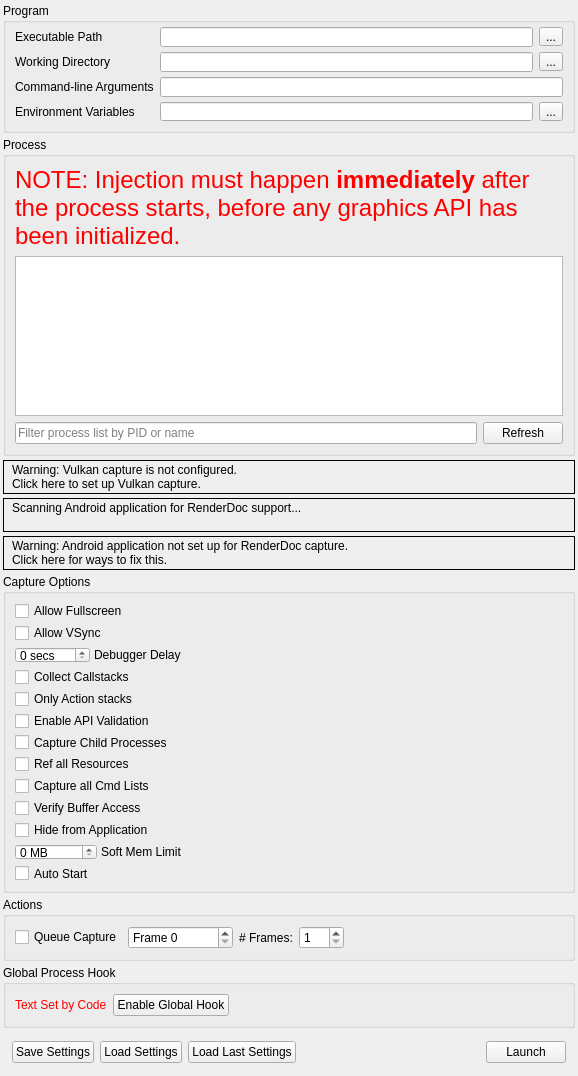
<?xml version="1.0" encoding="UTF-8"?>
<ui version="4.0">
 <class>CaptureDialog</class>
 <widget class="QFrame" name="CaptureDialog">
  <property name="geometry">
   <rect>
    <x>0</x>
    <y>0</y>
    <width>578</width>
    <height>1025</height>
   </rect>
  </property>
  <property name="windowTitle">
   <string>Launch Application</string>
  </property>
  <layout class="QVBoxLayout" name="verticalLayout">
   <property name="spacing">
    <number>4</number>
   </property>
   <property name="leftMargin">
    <number>3</number>
   </property>
   <property name="topMargin">
    <number>3</number>
   </property>
   <property name="rightMargin">
    <number>3</number>
   </property>
   <property name="bottomMargin">
    <number>3</number>
   </property>
   <item>
    <widget class="QGroupBox" name="exeGroup">
     <property name="sizePolicy">
      <sizepolicy hsizetype="Preferred" vsizetype="Minimum">
       <horstretch>0</horstretch>
       <verstretch>0</verstretch>
      </sizepolicy>
     </property>
     <property name="minimumSize">
      <size>
       <width>250</width>
       <height>130</height>
      </size>
     </property>
     <property name="title">
      <string>Program</string>
     </property>
     <layout class="QGridLayout" name="gridLayout">
      <property name="topMargin">
       <number>4</number>
      </property>
      <item row="0" column="0">
       <widget class="QLabel" name="exePathLabel">
        <property name="toolTip">
         <string>Browse for an executable file</string>
        </property>
        <property name="text">
         <string>Executable Path</string>
        </property>
       </widget>
      </item>
      <item row="0" column="2">
       <widget class="RDLineEdit" name="exePath">
        <property name="minimumSize">
         <size>
          <width>0</width>
          <height>20</height>
         </size>
        </property>
        <property name="toolTip">
         <string>Browse for an executable file</string>
        </property>
       </widget>
      </item>
      <item row="0" column="3">
       <widget class="QToolButton" name="exePathBrowse">
        <property name="toolTip">
         <string>Browse for an executable file</string>
        </property>
        <property name="text">
         <string>...</string>
        </property>
       </widget>
      </item>
      <item row="1" column="0">
       <widget class="QLabel" name="workDirLabel">
        <property name="toolTip">
         <string>Browse for a working directory</string>
        </property>
        <property name="text">
         <string>Working Directory</string>
        </property>
       </widget>
      </item>
      <item row="1" column="2">
       <widget class="RDLineEdit" name="workDirPath">
        <property name="minimumSize">
         <size>
          <width>0</width>
          <height>20</height>
         </size>
        </property>
        <property name="toolTip">
         <string>Browse for a working directory</string>
        </property>
       </widget>
      </item>
      <item row="1" column="3">
       <widget class="QToolButton" name="workDirBrowse">
        <property name="toolTip">
         <string>Browse for a working directory</string>
        </property>
        <property name="text">
         <string>...</string>
        </property>
       </widget>
      </item>
      <item row="2" column="0">
       <widget class="QLabel" name="cmdLineLabel">
        <property name="toolTip">
         <string>The command-line that will be passed to the executable on launch</string>
        </property>
        <property name="text">
         <string>Command-line Arguments</string>
        </property>
       </widget>
      </item>
      <item row="2" column="2" colspan="2">
       <widget class="RDLineEdit" name="cmdline">
        <property name="minimumSize">
         <size>
          <width>0</width>
          <height>20</height>
         </size>
        </property>
        <property name="toolTip">
         <string>The command-line that will be passed to the executable on launch</string>
        </property>
       </widget>
      </item>
      <item row="3" column="0">
       <widget class="QLabel" name="envVarLabel">
        <property name="toolTip">
         <string>The environment variables for the executable</string>
        </property>
        <property name="text">
         <string>Environment Variables</string>
        </property>
       </widget>
      </item>
      <item row="3" column="2">
       <widget class="QLineEdit" name="envVar">
        <property name="toolTip">
         <string>The environment variables for the executable</string>
        </property>
        <property name="readOnly">
         <bool>true</bool>
        </property>
       </widget>
      </item>
      <item row="3" column="3">
       <widget class="QToolButton" name="envVarEdit">
        <property name="toolTip">
         <string>The environment variables for the executable</string>
        </property>
        <property name="text">
         <string>...</string>
        </property>
       </widget>
      </item>
     </layout>
    </widget>
   </item>
   <item>
    <widget class="QGroupBox" name="injectGroup">
     <property name="sizePolicy">
      <sizepolicy hsizetype="Preferred" vsizetype="Expanding">
       <horstretch>0</horstretch>
       <verstretch>100</verstretch>
      </sizepolicy>
     </property>
     <property name="minimumSize">
      <size>
       <width>250</width>
       <height>260</height>
      </size>
     </property>
     <property name="title">
      <string>Process</string>
     </property>
     <layout class="QGridLayout" name="gridLayout_2">
      <item row="0" column="0" colspan="2">
       <widget class="QLabel" name="processWarning">
        <property name="palette">
         <palette>
          <active>
           <colorrole role="WindowText">
            <brush brushstyle="SolidPattern">
             <color alpha="255">
              <red>255</red>
              <green>0</green>
              <blue>0</blue>
             </color>
            </brush>
           </colorrole>
          </active>
          <inactive>
           <colorrole role="WindowText">
            <brush brushstyle="SolidPattern">
             <color alpha="255">
              <red>255</red>
              <green>0</green>
              <blue>0</blue>
             </color>
            </brush>
           </colorrole>
          </inactive>
          <disabled>
           <colorrole role="WindowText">
            <brush brushstyle="SolidPattern">
             <color alpha="255">
              <red>106</red>
              <green>104</green>
              <blue>100</blue>
             </color>
            </brush>
           </colorrole>
          </disabled>
         </palette>
        </property>
        <property name="font">
         <font>
          <pointsize>18</pointsize>
         </font>
        </property>
        <property name="text">
         <string>NOTE: Injection must happen &lt;b&gt;immediately&lt;/b&gt; after the process starts, before any graphics API has been initialized.</string>
        </property>
        <property name="wordWrap">
         <bool>true</bool>
        </property>
       </widget>
      </item>
      <item row="1" column="0" colspan="2">
       <widget class="QTreeView" name="processList">
        <property name="sizePolicy">
         <sizepolicy hsizetype="Preferred" vsizetype="Expanding">
          <horstretch>0</horstretch>
          <verstretch>0</verstretch>
         </sizepolicy>
        </property>
        <property name="minimumSize">
         <size>
          <width>0</width>
          <height>100</height>
         </size>
        </property>
        <property name="editTriggers">
         <set>QAbstractItemView::NoEditTriggers</set>
        </property>
        <property name="indentation">
         <number>0</number>
        </property>
        <property name="rootIsDecorated">
         <bool>false</bool>
        </property>
        <property name="itemsExpandable">
         <bool>false</bool>
        </property>
        <property name="sortingEnabled">
         <bool>true</bool>
        </property>
       </widget>
      </item>
      <item row="2" column="0">
       <widget class="QLineEdit" name="processFilter">
        <property name="placeholderText">
         <string>Filter process list by PID or name</string>
        </property>
       </widget>
      </item>
      <item row="2" column="1">
       <widget class="QPushButton" name="processRefesh">
        <property name="text">
         <string>Refresh</string>
        </property>
       </widget>
      </item>
     </layout>
    </widget>
   </item>
   <item>
    <widget class="RDLabel" name="vulkanLayerWarn">
     <property name="cursor">
      <cursorShape>PointingHandCursor</cursorShape>
     </property>
     <property name="frameShape">
      <enum>QFrame::Box</enum>
     </property>
     <property name="text">
      <string>&lt;html&gt;&lt;head/&gt;&lt;body&gt;&lt;table&gt;&lt;tr&gt;&lt;td valign=&quot;middle&quot;&gt;&lt;img width=&quot;16&quot; src=&quot;:/information.png&quot;/&gt;&lt;/td&gt;&lt;td&gt;&lt;p&gt;Warning: Vulkan capture is not configured.&lt;br/&gt;Click here to set up Vulkan capture.&lt;/p&gt;&lt;/td&gt;&lt;/tr&gt;&lt;/table&gt;&lt;/body&gt;&lt;/html&gt;</string>
     </property>
     <property name="textFormat">
      <enum>Qt::RichText</enum>
     </property>
     <property name="margin">
      <number>3</number>
     </property>
    </widget>
   </item>
   <item>
    <widget class="RDLabel" name="androidScan">
     <property name="cursor">
      <cursorShape>PointingHandCursor</cursorShape>
     </property>
     <property name="frameShape">
      <enum>QFrame::Box</enum>
     </property>
     <property name="text">
      <string>&lt;html&gt;&lt;head/&gt;&lt;body&gt;&lt;table&gt;&lt;tr&gt;&lt;td valign=&quot;middle&quot;&gt;&lt;img width=&quot;16&quot; src=&quot;:/information.png&quot;/&gt;&lt;/td&gt;&lt;td valign=&quot;middle&quot;&gt;&lt;p&gt;Scanning Android application for RenderDoc support...&lt;br/&gt;&lt;/p&gt;&lt;/td&gt;&lt;/tr&gt;&lt;/table&gt;&lt;/body&gt;&lt;/html&gt;</string>
     </property>
     <property name="textFormat">
      <enum>Qt::RichText</enum>
     </property>
     <property name="margin">
      <number>3</number>
     </property>
    </widget>
   </item>
   <item>
    <widget class="RDLabel" name="androidWarn">
     <property name="cursor">
      <cursorShape>PointingHandCursor</cursorShape>
     </property>
     <property name="frameShape">
      <enum>QFrame::Box</enum>
     </property>
     <property name="text">
      <string>&lt;html&gt;&lt;head/&gt;&lt;body&gt;&lt;table&gt;&lt;tr&gt;&lt;td valign=&quot;middle&quot;&gt;&lt;img width=&quot;16&quot; src=&quot;:/information.png&quot;/&gt;&lt;/td&gt;&lt;td&gt;&lt;p&gt;Warning: Android application not set up for RenderDoc capture.&lt;br/&gt;Click here for ways to fix this.&lt;/p&gt;&lt;/td&gt;&lt;/tr&gt;&lt;/table&gt;&lt;/body&gt;&lt;/html&gt;</string>
     </property>
     <property name="textFormat">
      <enum>Qt::RichText</enum>
     </property>
     <property name="margin">
      <number>3</number>
     </property>
    </widget>
   </item>
   <item>
    <widget class="QGroupBox" name="optionsGroup">
     <property name="sizePolicy">
      <sizepolicy hsizetype="Preferred" vsizetype="Minimum">
       <horstretch>0</horstretch>
       <verstretch>0</verstretch>
      </sizepolicy>
     </property>
     <property name="title">
      <string>Capture Options</string>
     </property>
     <layout class="QVBoxLayout" name="verticalLayout_2">
      <item>
       <widget class="QCheckBox" name="AllowFullscreen">
        <property name="toolTip">
         <string>Allows the application to switch to full-screen mode</string>
        </property>
        <property name="text">
         <string>Allow Fullscreen</string>
        </property>
       </widget>
      </item>
      <item>
       <widget class="QCheckBox" name="AllowVSync">
        <property name="toolTip">
         <string>Allows the application to enable v-sync</string>
        </property>
        <property name="text">
         <string>Allow VSync</string>
        </property>
       </widget>
      </item>
      <item>
       <widget class="QFrame" name="DebuggerDelayFrame">
        <property name="sizePolicy">
         <sizepolicy hsizetype="Fixed" vsizetype="Preferred">
          <horstretch>0</horstretch>
          <verstretch>0</verstretch>
         </sizepolicy>
        </property>
        <property name="frameShape">
         <enum>QFrame::NoFrame</enum>
        </property>
        <property name="frameShadow">
         <enum>QFrame::Plain</enum>
        </property>
        <layout class="QHBoxLayout" name="horizontalLayout_3">
         <property name="spacing">
          <number>4</number>
         </property>
         <property name="leftMargin">
          <number>0</number>
         </property>
         <property name="topMargin">
          <number>0</number>
         </property>
         <property name="rightMargin">
          <number>0</number>
         </property>
         <property name="bottomMargin">
          <number>0</number>
         </property>
         <item>
          <widget class="QDoubleSpinBox" name="DelayForDebugger">
           <property name="sizePolicy">
            <sizepolicy hsizetype="Minimum" vsizetype="Fixed">
             <horstretch>0</horstretch>
             <verstretch>0</verstretch>
            </sizepolicy>
           </property>
           <property name="minimumSize">
            <size>
             <width>40</width>
             <height>0</height>
            </size>
           </property>
           <property name="toolTip">
            <string>Pauses for N seconds after launching the process, to allow a debugger to attach</string>
           </property>
           <property name="suffix">
            <string comment="seconds"> secs</string>
           </property>
           <property name="decimals">
            <number>0</number>
           </property>
           <property name="maximum">
            <double>120.000000000000000</double>
           </property>
           <property name="value">
            <double>0.000000000000000</double>
           </property>
          </widget>
         </item>
         <item>
          <widget class="QLabel" name="DebuggerDelayLabel">
           <property name="sizePolicy">
            <sizepolicy hsizetype="Fixed" vsizetype="Preferred">
             <horstretch>0</horstretch>
             <verstretch>0</verstretch>
            </sizepolicy>
           </property>
           <property name="toolTip">
            <string>Pauses for N seconds after launching the process, to allow a debugger to attach</string>
           </property>
           <property name="text">
            <string>Debugger Delay</string>
           </property>
          </widget>
         </item>
        </layout>
       </widget>
      </item>
      <item>
       <widget class="QCheckBox" name="CaptureCallstacks">
        <property name="toolTip">
         <string>Collect a callstack on every API call</string>
        </property>
        <property name="text">
         <string>Collect Callstacks</string>
        </property>
       </widget>
      </item>
      <item>
       <widget class="QCheckBox" name="CaptureCallstacksOnlyActions">
        <property name="toolTip">
         <string>Only collect callstacks on actions (draws, dispatches, clears, copies, etc)</string>
        </property>
        <property name="text">
         <string>Only Action stacks</string>
        </property>
       </widget>
      </item>
      <item>
       <widget class="QCheckBox" name="APIValidation">
        <property name="toolTip">
         <string>Initialise the graphics API with built-in validation enabled - allows capturing and reading of errors and warnings generated by the API's own debugging system</string>
        </property>
        <property name="text">
         <string>Enable API Validation</string>
        </property>
       </widget>
      </item>
      <item>
       <widget class="QCheckBox" name="HookIntoChildren">
        <property name="toolTip">
         <string>Hook into child processes - useful with launchers or similar intermediate processes</string>
        </property>
        <property name="text">
         <string>Capture Child Processes</string>
        </property>
       </widget>
      </item>
      <item>
       <widget class="QCheckBox" name="RefAllResources">
        <property name="toolTip">
         <string>Consider all resources to be included, even if unused in the capture frame</string>
        </property>
        <property name="text">
         <string>Ref all Resources</string>
        </property>
       </widget>
      </item>
      <item>
       <widget class="QCheckBox" name="CaptureAllCmdLists">
        <property name="toolTip">
         <string>When enabled, all deferred command lists will be saved even while idling. This has an overhead but ensures if you hold onto a list it will be captured.</string>
        </property>
        <property name="text">
         <string>Capture all Cmd Lists</string>
        </property>
       </widget>
      </item>
      <item>
       <widget class="QCheckBox" name="VerifyBufferAccess">
        <property name="toolTip">
         <string>When enabled, verify some buffer access on OpenGL and D3D11. This initialises buffers with undefined contents on creation to 0xdddddddd instead of 0x0, and verifies that Map() bounds are not overrun.</string>
        </property>
        <property name="text">
         <string>Verify Buffer Access</string>
        </property>
       </widget>
      </item>
      <item>
       <widget class="QCheckBox" name="HideFromApplication">
        <property name="toolTip">
         <string>Hide RenderDoc from the application by intercepting IsDebuggerPresent, CheckRemoteDebuggerPresent, module enumeration and related APIs.</string>
        </property>
        <property name="text">
         <string>Hide from Application</string>
        </property>
       </widget>
      </item>
      <item>
       <widget class="QFrame" name="SoftMemoryLimitFrame">
        <property name="sizePolicy">
         <sizepolicy hsizetype="Fixed" vsizetype="Preferred">
          <horstretch>0</horstretch>
          <verstretch>0</verstretch>
         </sizepolicy>
        </property>
        <property name="frameShape">
         <enum>QFrame::NoFrame</enum>
        </property>
        <property name="frameShadow">
         <enum>QFrame::Plain</enum>
        </property>
        <layout class="QHBoxLayout" name="SoftMemoryLimitLayout">
         <property name="spacing">
          <number>4</number>
         </property>
         <property name="leftMargin">
          <number>0</number>
         </property>
         <property name="topMargin">
          <number>0</number>
         </property>
         <property name="rightMargin">
          <number>0</number>
         </property>
         <property name="bottomMargin">
          <number>0</number>
         </property>
         <item>
          <widget class="QDoubleSpinBox" name="SoftMemoryLimit">
           <property name="sizePolicy">
            <sizepolicy hsizetype="Minimum" vsizetype="Fixed">
             <horstretch>0</horstretch>
             <verstretch>0</verstretch>
            </sizepolicy>
           </property>
           <property name="minimumSize">
            <size>
             <width>40</width>
             <height>0</height>
            </size>
           </property>
           <property name="toolTip">
            <string>Specifies a soft memory limit which some APIs may use to limit graphics memory use and use disk space instead for storing temporary data.</string>
           </property>
           <property name="suffix">
            <string comment="seconds"> MB</string>
           </property>
           <property name="decimals">
            <number>0</number>
           </property>
           <property name="maximum">
            <double>99999.000000000000000</double>
           </property>
           <property name="value">
            <double>0.000000000000000</double>
           </property>
          </widget>
         </item>
         <item>
          <widget class="QLabel" name="SoftMemoryLimitLabel">
           <property name="sizePolicy">
            <sizepolicy hsizetype="Fixed" vsizetype="Preferred">
             <horstretch>0</horstretch>
             <verstretch>0</verstretch>
            </sizepolicy>
           </property>
           <property name="toolTip">
            <string>Specifies a soft memory limit which some APIs may use to limit graphics memory use and use disk space instead for storing temporary data.</string>
           </property>
           <property name="text">
            <string>Soft Mem Limit</string>
           </property>
          </widget>
         </item>
        </layout>
       </widget>
      </item>
      <item>
       <widget class="QCheckBox" name="AutoStart">
        <property name="toolTip">
         <string>If these capture settings are saved &amp; run, auto start the capture instantly on load</string>
        </property>
        <property name="text">
         <string>Auto Start</string>
        </property>
       </widget>
      </item>
     </layout>
    </widget>
   </item>
   <item>
    <widget class="QGroupBox" name="actionGroup">
     <property name="sizePolicy">
      <sizepolicy hsizetype="Preferred" vsizetype="Minimum">
       <horstretch>0</horstretch>
       <verstretch>0</verstretch>
      </sizepolicy>
     </property>
     <property name="title">
      <string>Actions</string>
     </property>
     <layout class="QHBoxLayout" name="horizontalLayout_5">
      <item>
       <widget class="QCheckBox" name="queueFrameCap">
        <property name="text">
         <string>Queue Capture</string>
        </property>
       </widget>
      </item>
      <item>
       <widget class="QDoubleSpinBox" name="queuedFrame">
        <property name="sizePolicy">
         <sizepolicy hsizetype="Fixed" vsizetype="Fixed">
          <horstretch>0</horstretch>
          <verstretch>0</verstretch>
         </sizepolicy>
        </property>
        <property name="prefix">
         <string comment="Frame number" extracomment="To Capture">Frame </string>
        </property>
        <property name="suffix">
         <string/>
        </property>
        <property name="decimals">
         <number>0</number>
        </property>
        <property name="minimum">
         <double>0.000000000000000</double>
        </property>
        <property name="maximum">
         <double>4294967296.000000000000000</double>
        </property>
       </widget>
      </item>
      <item>
       <widget class="QLabel" name="numFramesLabel">
        <property name="sizePolicy">
         <sizepolicy hsizetype="Preferred" vsizetype="Preferred">
          <horstretch>0</horstretch>
          <verstretch>0</verstretch>
         </sizepolicy>
        </property>
        <property name="text">
         <string># Frames:</string>
        </property>
       </widget>
      </item>
      <item>
       <widget class="QDoubleSpinBox" name="numFrames">
        <property name="minimumSize">
         <size>
          <width>45</width>
          <height>0</height>
         </size>
        </property>
        <property name="decimals">
         <number>0</number>
        </property>
        <property name="minimum">
         <double>1.000000000000000</double>
        </property>
        <property name="maximum">
         <double>10.000000000000000</double>
        </property>
       </widget>
      </item>
      <item>
       <spacer name="ActionsSpacer">
        <property name="orientation">
         <enum>Qt::Horizontal</enum>
        </property>
        <property name="sizeHint" stdset="0">
         <size>
          <width>596</width>
          <height>20</height>
         </size>
        </property>
       </spacer>
      </item>
     </layout>
    </widget>
   </item>
   <item>
    <widget class="QGroupBox" name="globalGroup">
     <property name="sizePolicy">
      <sizepolicy hsizetype="Preferred" vsizetype="Minimum">
       <horstretch>0</horstretch>
       <verstretch>0</verstretch>
      </sizepolicy>
     </property>
     <property name="title">
      <string>Global Process Hook</string>
     </property>
     <layout class="QHBoxLayout" name="horizontalLayout_2">
      <item>
       <widget class="QLabel" name="globalLabel">
        <property name="palette">
         <palette>
          <active>
           <colorrole role="WindowText">
            <brush brushstyle="SolidPattern">
             <color alpha="255">
              <red>255</red>
              <green>0</green>
              <blue>0</blue>
             </color>
            </brush>
           </colorrole>
          </active>
          <inactive>
           <colorrole role="WindowText">
            <brush brushstyle="SolidPattern">
             <color alpha="255">
              <red>255</red>
              <green>0</green>
              <blue>0</blue>
             </color>
            </brush>
           </colorrole>
          </inactive>
          <disabled>
           <colorrole role="WindowText">
            <brush brushstyle="SolidPattern">
             <color alpha="255">
              <red>106</red>
              <green>104</green>
              <blue>100</blue>
             </color>
            </brush>
           </colorrole>
          </disabled>
         </palette>
        </property>
        <property name="text">
         <string>Text Set by Code</string>
        </property>
       </widget>
      </item>
      <item>
       <widget class="QPushButton" name="toggleGlobal">
        <property name="text">
         <string>Enable Global Hook</string>
        </property>
        <property name="checkable">
         <bool>true</bool>
        </property>
        <property name="checked">
         <bool>false</bool>
        </property>
       </widget>
      </item>
      <item>
       <spacer name="globalSpacer">
        <property name="orientation">
         <enum>Qt::Horizontal</enum>
        </property>
        <property name="sizeHint" stdset="0">
         <size>
          <width>587</width>
          <height>20</height>
         </size>
        </property>
       </spacer>
      </item>
     </layout>
    </widget>
   </item>
   <item>
    <widget class="QFrame" name="buttonsFrame">
     <property name="sizePolicy">
      <sizepolicy hsizetype="Preferred" vsizetype="Minimum">
       <horstretch>0</horstretch>
       <verstretch>0</verstretch>
      </sizepolicy>
     </property>
     <property name="frameShape">
      <enum>QFrame::NoFrame</enum>
     </property>
     <property name="frameShadow">
      <enum>QFrame::Plain</enum>
     </property>
     <layout class="QHBoxLayout" name="horizontalLayout">
      <item>
       <widget class="QPushButton" name="saveSettings">
        <property name="toolTip">
         <string>Save these capture settings to file to load later</string>
        </property>
        <property name="text">
         <string>Save Settings</string>
        </property>
       </widget>
      </item>
      <item>
       <widget class="QPushButton" name="loadSettings">
        <property name="sizePolicy">
         <sizepolicy hsizetype="Minimum" vsizetype="Fixed">
          <horstretch>0</horstretch>
          <verstretch>0</verstretch>
         </sizepolicy>
        </property>
        <property name="toolTip">
         <string>Load a saved set of capture settings</string>
        </property>
        <property name="text">
         <string>Load Settings</string>
        </property>
       </widget>
      </item>
      <item>
       <widget class="QPushButton" name="loadLastCapture">
        <property name="sizePolicy">
         <sizepolicy hsizetype="Minimum" vsizetype="Fixed">
          <horstretch>0</horstretch>
          <verstretch>0</verstretch>
         </sizepolicy>
        </property>
        <property name="toolTip">
         <string>Load the most recently used capture settings</string>
        </property>
        <property name="text">
         <string>Load Last Settings</string>
        </property>
       </widget>
      </item>
      <item>
       <spacer name="buttonsSpace">
        <property name="orientation">
         <enum>Qt::Horizontal</enum>
        </property>
        <property name="sizeType">
         <enum>QSizePolicy::Expanding</enum>
        </property>
        <property name="sizeHint" stdset="0">
         <size>
          <width>556</width>
          <height>20</height>
         </size>
        </property>
       </spacer>
      </item>
      <item>
       <widget class="QPushButton" name="launch">
        <property name="toolTip">
         <string>Launch the selected program with RenderDoc enabled for capture</string>
        </property>
        <property name="text">
         <string>Launch</string>
        </property>
       </widget>
      </item>
     </layout>
    </widget>
   </item>
   <item>
    <spacer name="topVerticalSpacer">
     <property name="orientation">
      <enum>Qt::Vertical</enum>
     </property>
     <property name="sizeHint" stdset="0">
      <size>
       <width>0</width>
       <height>0</height>
      </size>
     </property>
    </spacer>
   </item>
  </layout>
 </widget>
 <customwidgets>
  <customwidget>
   <class>RDLabel</class>
   <extends>QLabel</extends>
   <header>Widgets/Extended/RDLabel.h</header>
  </customwidget>
  <customwidget>
   <class>RDLineEdit</class>
   <extends>QLineEdit</extends>
   <header>Widgets/Extended/RDLineEdit.h</header>
  </customwidget>
 </customwidgets>
 <resources/>
 <connections/>
</ui>
